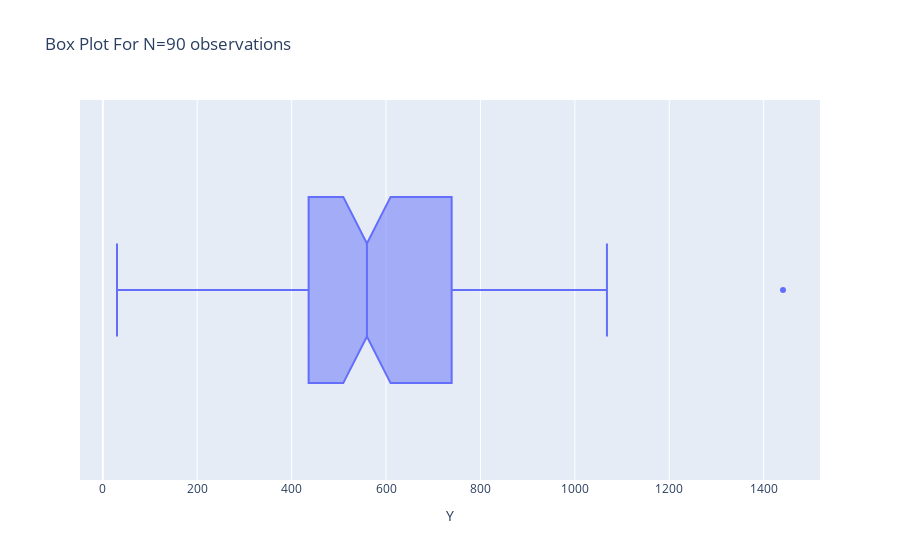

The notebook cell saved with this chart:
### Code cell
import plotly.express as px
#df = px.data.tips()
fig=px.box(data_file, x="Y",title="Box Plot For N=90 observations",notched=True)
fig.show()

### Figure 1 — Plotly figure (JSON) as saved in the notebook; plotly's stock layout.template omitted (floating-point values rounded to 4 significant figures)
{"data": [{"alignmentgroup": "True", "hovertemplate": "Y=%{x}<extra></extra>", "legendgroup": "", "marker": {"color": "#636efa"}, "name": "", "notched": true, "offsetgroup": "", "orientation": "h", "showlegend": false, "type": "box", "x": [30, 171, 184, 201, 212, 250, 265, 270, 272, 289, 305, 306, 322, 322, 336, 346, 351, 370, 390, 404, 409, 411, 436, 437, 439, 441, 444, 448, 451, 453, 470, 480, 482, 487, 494, 495, 499, 503, 514, 521, 522, 527, 548, 550, 559, 560, 570, 572, 574, 578, 585, 592, 592, 607, 616, 618, 621, 629, 637, 638, 640, 656, 668, 707, 709, 719, 737, 739, 752, 758, 766, 792, 792, 794, 802, 818, 830, 832, 843, 858, 860, 869, 918, 925, 953, 991, 1000, 1005, 1068, 1441], "x0": " ", "xaxis": "x", "y0": " ", "yaxis": "y"}], "layout": {"boxmode": "group", "legend": {"tracegroupgap": 0}, "title": {"text": "Box Plot For N=90 observations"}, "xaxis": {"anchor": "y", "domain": [0, 1], "title": {"text": "Y"}}, "yaxis": {"anchor": "x", "domain": [0, 1]}}}
